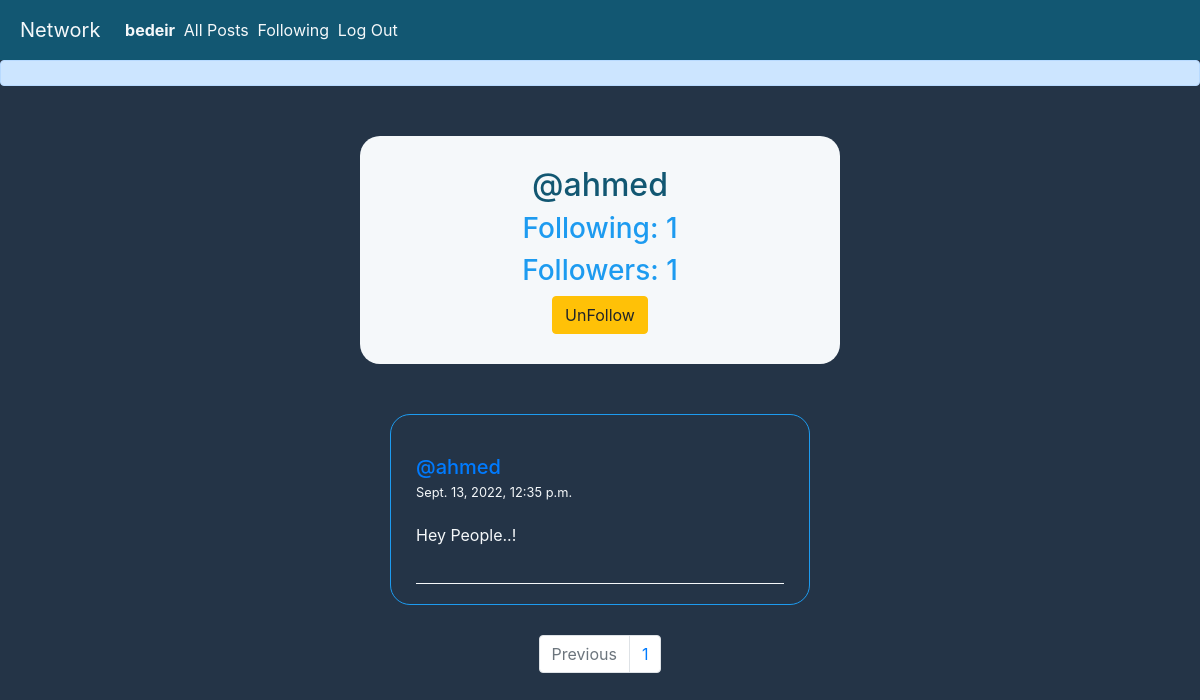
The app's page /profile/ahmed (signed in) with its own data.
### network/models.py (models this page shows, shortened)
class User(AbstractUser):
    following = models.ManyToManyField('User', related_name='followers')

class Post(models.Model):
    owner = models.ForeignKey(User, on_delete=models.CASCADE, related_name='posts')
    content = models.TextField()
    created = models.DateTimeField(auto_now_add=True)
    lovers = models.ManyToManyField(User, related_name='lovers')
    class Meta:
        ordering = ['-created']

### network/views.py (the view)
# urls.py: path('profile/<str:username>', views.getProfile, name="getProfile"),
def getProfile(request, username):
    try:
        profile = User.objects.get(username = username)
    except:
        return render(request, 'network/404.html', {
            "message": "No user with this username"
        })
    allPostsThisUser = profile.posts.all()
    paginator = Paginator(allPostsThisUser, 10)
    pageNumber = request.GET.get('page')
    onePagePosts = paginator.get_page(pageNumber)
    return render(request, 'network/profile.html', {
        "userprofile": profile,
        "following": profile.following,
        "followers": profile.followers,
        "allPosts": onePagePosts,
        'pageNumRange': range(onePagePosts.paginator.num_pages)
    })

### network/templates/network/profile.html (shortened to what this page needs)
{% extends "network/layout.html" %}
{% block body %}
  <div class="user-profile">
    <h2 style="color: var(--text-color);">@{{ userprofile.username }}</h2>
    <h3>Following: {{ following.count }}</h3>
    <h3>Followers: {{ followers.count }}</h3>
    {% if user.username != userprofile.username and user.is_authenticated %}
      {% if user in followers.all %}
      <a href="{% url 'unFollow' user.username userprofile.username %}">
        <button class="btn btn-warning">UnFollow</button>
      </a>
      {% else %}
        <a href= "{% url 'follow' user.username userprofile.username %}">
          <button class="btn btn-info">Follow</button>
        </a>
      {% endif %}
    {% endif %}
  </div>
  <div class="all-posts">
    {% for post in allPosts %}
      <div class="post">
        <div class="header-post">
          <a href="{% url 'getProfile' post.owner.username%}">
            <h5>@{{ post.owner.username }}</h5>
          </a>
          <small>{{ post.created }}</small>
        </div>
        <p>{{ post.content }}</p>
      </div>
    {% empty %}
      <h2>Currently No posts..!</h2>
    {% endfor %}
  </div>
  <nav aria-label="Page navigation example">
    <ul class="pagination justify-content-center">
      {% if posts.has_previous %}
        <li class="page-item">
          <a class="page-link" href="?page={{ posts.previous_page_number }}" tabindex="-1" aria-disabled="false">Previous</a>
        </li>
      {% else %}
        <li class="page-item disabled">
          <a class="page-link" href="#" tabindex="-1" aria-disabled="true">Previous</a>
        </li>
      {% endif %}
      {% for i in pageNumRange %}
        <li class="page-item"><a class="page-link" href="?page={{ i|add:1 }}">{{ i|add:1 }}</a></li>
      {% endfor %}
    </ul>
  </nav>
{% endblock body %}

### network/templates/network/layout.html (shortened to what this page needs)
{% load static %}
<!DOCTYPE html>
<html lang="en">
    <head>
        <link rel="stylesheet" href="https://stackpath.bootstrapcdn.com/bootstrap/4.4.1/css/bootstrap.min.css">
        <link href="{% static 'network/styles.css' %}" rel="stylesheet">
    </head>
    <body>
        <nav class="nav-content">
            <a class="navbar-brand" href="{% url 'index' %}">Network</a>
            <div>
              <ul class="navbar-nav mr-auto">
                {% if user.is_authenticated %}
                    <li class="nav-item">
                        <a class="nav-link" href="{% url 'getProfile' user.username %}"><strong>{{ user.username }}</strong></a>
                    </li>
                {% endif %}
                <li class="nav-item">
                  <a class="nav-link" href="{% url 'index' %}">All Posts</a>
                </li>
                {% if user.is_authenticated %}
                    <li class="nav-item">
                        <a class="nav-link" href="{% url 'followingPosts'%}">Following</a>
                    </li>
                    <li class="nav-item">
                        <a class="nav-link" href="{% url 'logout' %}">Log Out</a>
                    </li>
                {% endif %}
              </ul>
            </div>
          </nav>
          <div class="alert alert-primary" role="alert">
          </div>
        <div class="body">
            {% block body %}
            {% endblock %}
        </div>
    </body>
</html>

### network/static/network/styles.css (style rules this page uses)
:root { --base-color: rgb(29, 155, 240); --text-color: #125772; --second-color: #657786; --light: #f5f8fa; --body-color: #243447; }
html { scroll-behavior: smooth; }
* { padding: 0; margin: 0; box-sizing: border-box; }
.nav-content { display: flex; align-items: center; padding: 10px 20px; background-color: var(--text-color); }
.nav-content div { width: 25%; }
.nav-content ul { display: flex; flex-direction: row; justify-content: space-evenly; }
.nav-content a { color: var(--light); }
body { background-color: var(--body-color); }
.all-posts { width: 35%; margin: 30px auto; border: 1px solid var(--base-color); padding: 20px 25px; border-radius: 20px; }
.post { color: var(--light); border-bottom: 1px solid var(--light); padding: 20px 0; }
h5 { margin: 0; }
.header-post { margin-bottom: 20px; }
.user-profile { background-color: var(--light); width: 40%; margin: 50px auto; text-align: center; color: var(--base-color); border-radius: 20px; padding: 30px; }
.alert { transition: 0.5; }
h2, .register-message { color: var(--light); }

### records on screen
User: username "bedeir"
User: username "ahmed"
Post: owner.username "ahmed", created "Sept. 13, 2022, 12:35 p.m.", content "Hey People..!"

### other values on screen
{{ following.count }} "1"
{{ followers.count }} "1"
{{ i|add:1 }} "1"
